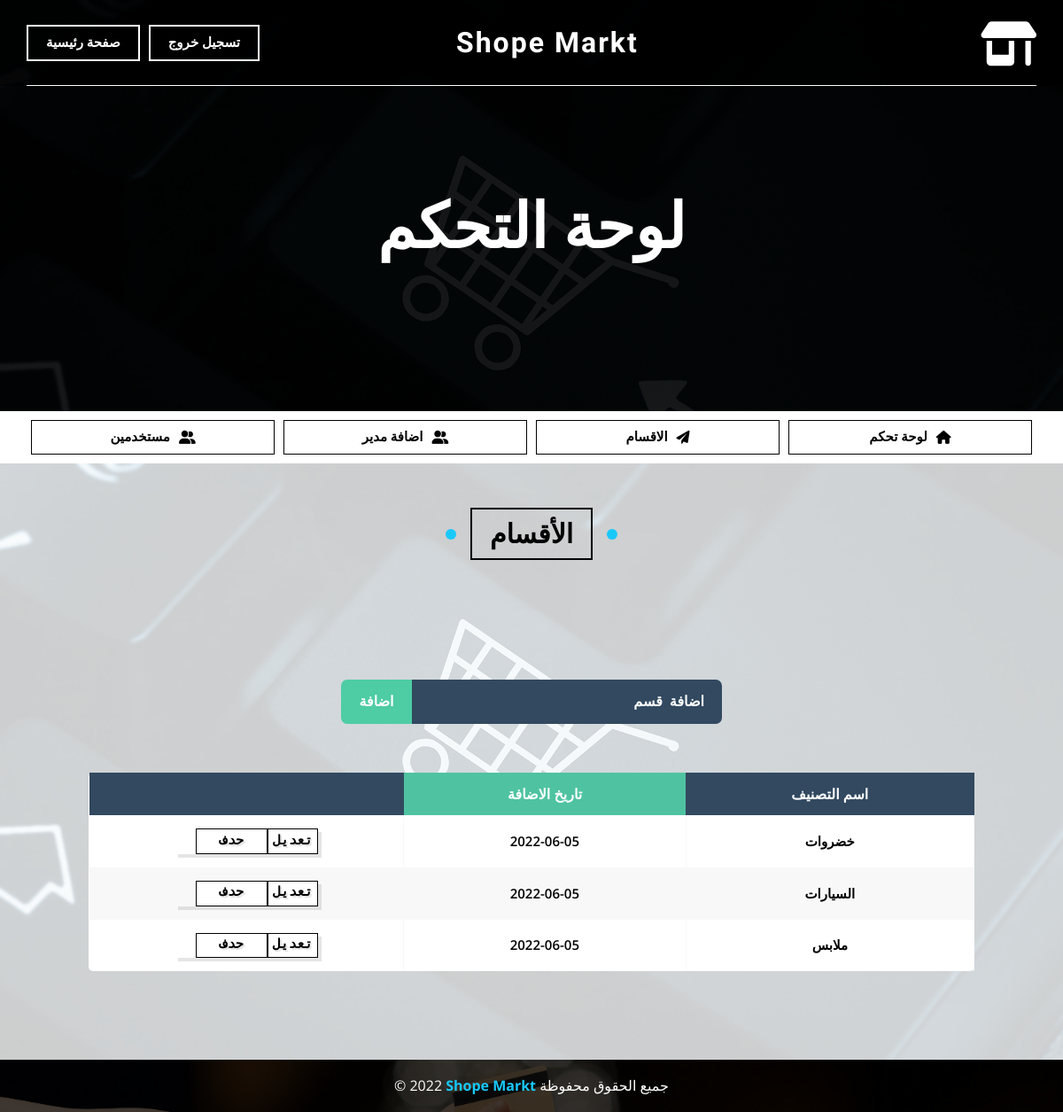
The app's page /dashboard/calegory.php (signed in), older data.
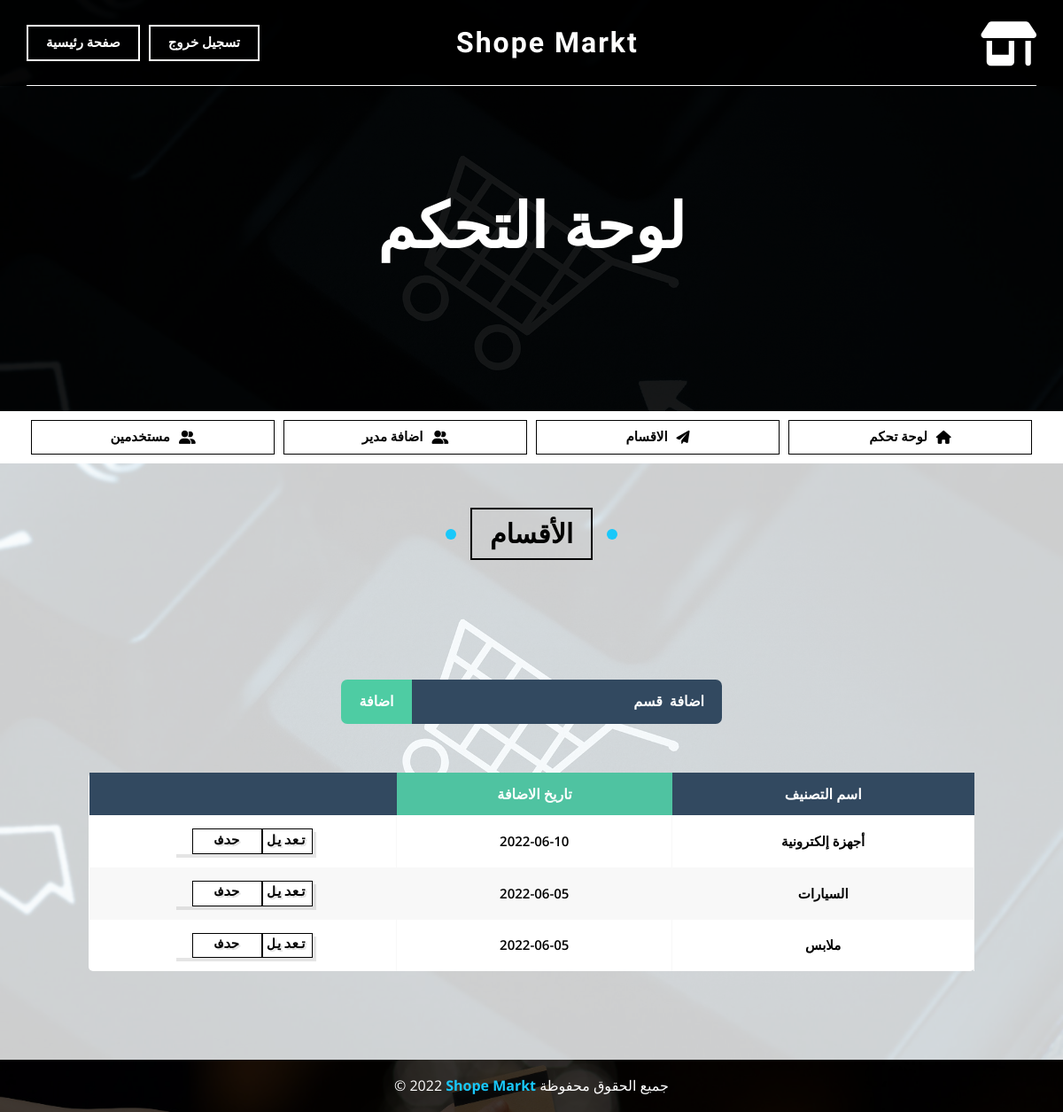
The same page, newer data.
### tables this page shows
CREATE TABLE `category` (
  `CategoryID` int(11) NOT NULL,
  `Category` varchar(50) NOT NULL,
  `catogry_date` timestamp NOT NULL DEFAULT current_timestamp() ON UPDATE current_timestamp()
);

### dashboard/calegory.php (the view, shortened to what this page needs)
<?php
require_once('../php/phpConect/mysql_connact.php');
include 'style/include/header.php';
?>
<div class="calegory">
        <h2 class="main-title">الأقسام</h2>
    <div class="container">
        <div class="data-search" id="data-search">
            <form method="post" action="">
                <div class="head">
                    <div class="input-group">
                        <input type="text" class="form-control" name="catogry" placeholder="اضافة  قسم" required>
                        <button type="submit"     name="add"       class="btn">اضافة</button>
                    </div>
                </div>
            </form>
        </div>
        <div class="table-wrapper" id="table-wrapper">
            <table class="fl-table">
                <thead>
                <tr>
                    <th>اسم التصنيف</th>
                    <th>تاريخ الاضافة</th>
                    <th></th>
                </tr>
                </thead>
                <tbody>
                    <?php $q=$conn_link->query("SELECT * FROM category ")or die("error");
                    if(mysqli_num_rows($q)>0){
                    while($f=mysqli_fetch_array($q)){
                        $chiper="AES-128-CTR";
                        $option=0;
                        $encryption_vi='1234567890123456';
                        $encryption_key='Moad';
                        $encryption_id=openssl_encrypt($f[0],$chiper,$encryption_key,$option,$encryption_vi);
                    ?>
                <tr>
                    <td><?php  echo $f[1]; ?></td>
                    <td><?php  echo date('Y-m-d',strtotime($f[2])); ?></td>
                    <td class="as12"><div class="multi-button">
                    <a href="calegoryupdate.php?d=<?php echo base64_encode($encryption_id);?>"><button >تعديل </button>
                        <a  onclick="deleteCatogry(this);" href="deleteCalegory.php?d=<?php
echo base64_encode($encryption_id); ?>"style="width:50%"> <button style="width:100%" name="delete" >حدف</button></a>
                      </div></td>
                </tr>
                <?php }}
                $conn_link->close();?>
            </table>
        </div>
    </div>
</div>
<?php
include 'style/include/footer.php';
?>
</body>
</html>

### dashboard/style/include/header.php (shortened to what this page needs)
<!DOCTYPE html>
<html lang="en">
<head>
    <link rel="stylesheet" href="style/css/style.css">
    <link rel="stylesheet" href="style/css/all.min.css">
    <link rel="stylesheet" href="style/css/normalize.css">
</head>
<body>
    <header >
        <div class="container">
        <div class="list"><div class="wrapper">
                <a href="../user/main.php"><span>صفحة رئيسية  </span></a>
            </div>
        <div class="wrapper">
                <a href="../user/logout.php"><span>تسجيل خروج  </span></a>
            </div>
        </div>
                <h1>Shope Markt</h1>
            <a class="logo" href="../index.php">
                <i class="fa-solid fa-shop"></i>
            </a>
        </div>
    </header>
    <div class="landing" id="">
        <div class="overlay"></div>
        <h1>لوحة التحكم</h1>
    </div>
<div class="control">
    <div class="container">
        <div class="wrapper">
            <a href="../user/main.php"><i class="fas fa-home"></i>
                <span>لوحة تحكم </span></a>
        </div>
        <div class="wrapper">
            <a href="calegory.php"><i class="fas fa-paper-plane"></i>
                <span>الاقسام</span></a>
        </div>
        <div class="wrapper">
            <a href="newadmin.php"><i class="fas fa-user-friends"></i>
                <span>اضافة مدير</span></a>
        </div>
        <div class="wrapper">
            <a href="user.php"><i class="fas fa-user-friends"></i>
                <span>مستخدمين</span></a>
        </div>
    </div>
</div>

### dashboard/style/include/footer.php
    <div class="footer" id="footer">
        <div class="container">
            <p>&copy; 2022 <span>Shope Markt</span> جميع الحقوق محفوظة</p>
        </div>
    </div>
</body>
</html>

Row changes from the older to the newer data that the page shows:
removed category: Category "خضروات", catogry_date "2022-06-05"
added category: Category "أجهزة إلكترونية", catogry_date "2022-06-10"
